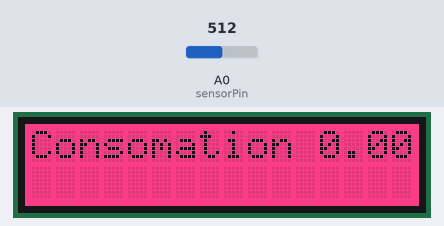
A sketch run on a simulated Arduino Uno, built with avr-gcc and run on an emulated ATmega328P. Parts: 16×2 character LCD. The test bench sets the inputs (shaded band); at power-on: A0 (sensorPin) = 512. What the sketch prints to the serial monitor is not drawn.

Above: at 1.2 s.
1.3 s: A0 (sensorPin) set to 716
At 2.7 s:
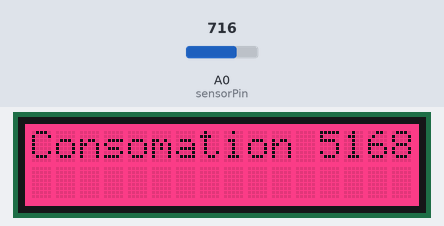
3.0 s: A0 (sensorPin) set to 558
At 4.0 s:
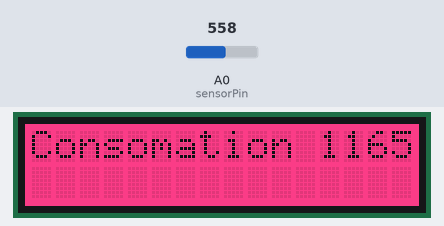
5.1 s: A0 (sensorPin) set to 544
At 6.1 s:
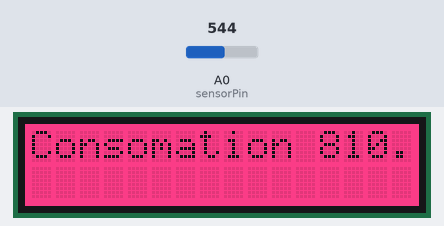
7.2 s: A0 (sensorPin) set to 511
At 8.2 s:
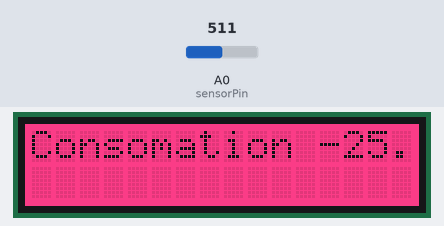
Timing chart, 0 to 10.2 s (numbered marks = the images above; inputs shaded):
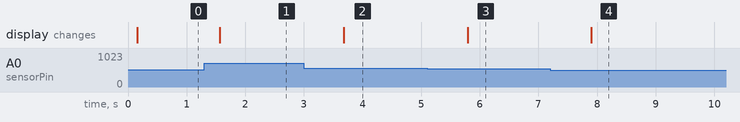

The sketch:

Millis_Test_for_Consumption_Calculations.ino
```cpp
#include <Wire.h>
#include "rgb_lcd.h"
rgb_lcd lcd;
int sensorPin = A0;    // select the input pin for the potentiometer
int sensorValue = 0;  // variable to store the value coming from the sensor
float tension;
float intense;
float offset;
float ubat = A2;
float puissance;
float timer;
float energy;
float energycons;
float CalcEmoy;
const int colorR = 255;
const int colorG = 0;
const int colorB = 100;
unsigned long startMillis = 0;
unsigned long previousMillis = 0;
const unsigned long period = 1000;
boolean Running = false;
unsigned long StartTime = 0;
unsigned long StopTime = 0;

void setup() {
  // declare the ledPin as an OUTPUT:
  Serial.begin(9600);
  sensorValue = analogRead(sensorPin);
  tension = sensorValue * 5.0/1024.0;
  offset = (tension - 2.5) / 0.185;
  lcd.begin(16, 2);
  lcd.setRGB(colorR, colorG, colorB);
  CalcEmoy = 0;
  startMillis = millis();
}

void loop() {
  // read the value from the sensor:
  lcd.display();
  lcd.setCursor(0, 0);
  sensorValue = analogRead(sensorPin);
  tension = sensorValue * 5.0/1024.0;
  intense = ((tension - 2.5) / 0.185) - offset;
  Serial.println("Adc : " + String(sensorValue));
  Serial.println("Tension : " + String(tension) + " V");
  Serial.println("Intensité : " + String(intense) + " A");
  puissance = (ubat * intense);
  Serial.println("Psys " + String(puissance) + " W");
  unsigned long currentTime = millis();// set current time to millis

  if (! Running)
  {
    StartTime = currentTime;// when start event occurs set start time to current time
    Running = true;//and move to (Running)
  }
timer = ((currentTime - StartTime)/1000);
  if (! Running);
  {
    Serial.print("Timer = ");
    Serial.println(timer);//This is where i get confused. aren't these the same? Both were made equal in first IF and are current Millis?
  }
  energy = (puissance * 60);
  energycons = (CalcEmoy + energy);
  CalcEmoy = energycons;
  Serial.print("Energy = ");
  Serial.println(String(energy) + " Wh");
  Serial.print("Energy Consomme = ");
  Serial.println(String(energycons) + " Wh");
  lcd.print("Consomation " + String(energy) + " Wh");
  Serial.println("--------------------------------");
  delay(600);
}
```

Measured:
- the behaviour switches between 552 and 551 on A0 (sensorPin) (found by bisection; images 2 and 3)
- after the input at 1.3 s, the display: changes after 0.26 s (image 1)
- after the input at 3.0 s, the display: changes after 0.68 s (image 2)
- after the input at 5.1 s, the display: changes after 0.69 s (image 3)
- after the input at 7.2 s, the display: changes after 0.70 s (image 4)
